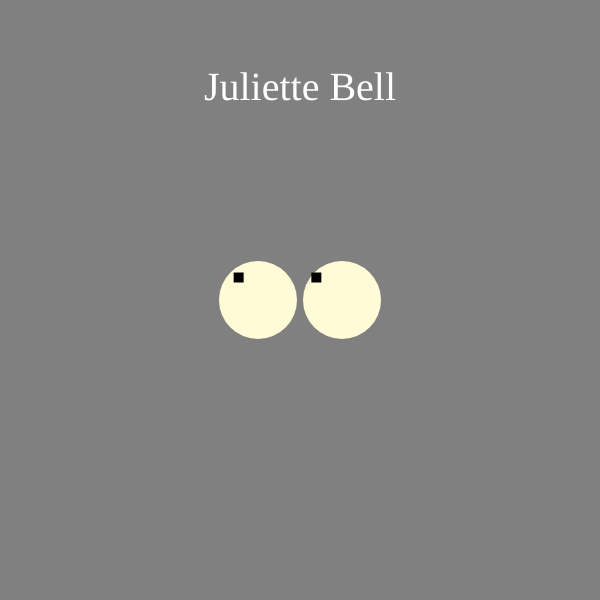
Frame 1 (no input)
Frame 60 (no input): identical to frame 1, image omitted
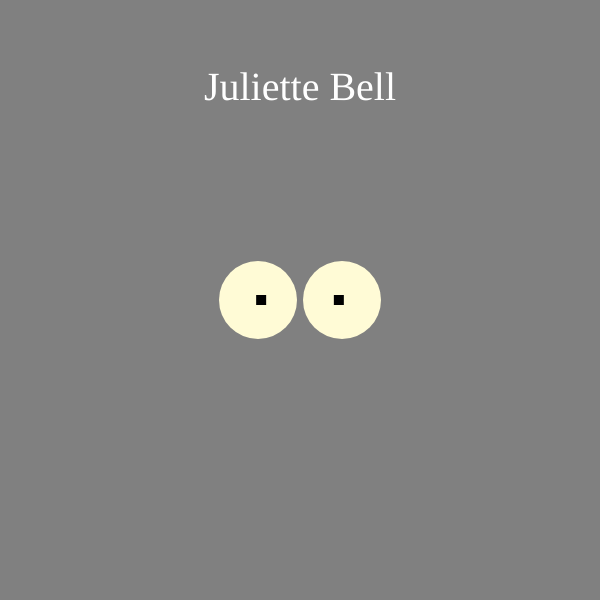
Frame 120 (the mouse pressed at the canvas centre since frame 60)

The p5.js sketch that drew these frames (run headless with seeded random() and noise() and a simulated clock; from frame 60 on, the mouse is pressed at the canvas centre):

// p5.js sketch
// ── sketch.js
// sketch.js
// Welcome-Sketch
// AME 230
//
// Don't worry about understanding the code in this welcome sketch.
// You only need to be able to open the project, and see it run.

function setup() {
  createCanvas(600, 600);

}

function draw() {
  background(128);
  
  //
  // Welcome text near the center,top of the canvas
  //
  noStroke();
  fill(255);
  textFont("Verdana");
  textSize(40);
  textAlign(CENTER);
  text("Juliette Bell", 300, 100);


  //
  // Silly eyes that follow the mouse
  // You aren't supposed to understand any of the code
  // in this project yet. This is just for fun!
  //

  // Eyes
  noStroke();
  fill(255,251,214);
  let eyeLeft = 300 - 42;
  let eyeRight = 300 + 42;
  let eyeY = 300;
  ellipse(eyeLeft,eyeY,78,78);
  ellipse(eyeRight,eyeY,78,78);

  // Pupils
  // Compute a vector from the eye to the mouse position.
  // Use the direction of that vector to offset the pupil.
  // The further the distance to the mouse position, the
  // greater the offset.
  let leftDx = mouseX - eyeLeft;
  let leftDy = mouseY - eyeY;
  let rightDx = mouseX - eyeRight;
  let rightDy = mouseY - eyeY;
  let eyeLeftMouseDistance = dist(mouseX, mouseY, eyeLeft, eyeY);
  let eyeRightMouseDistance = dist(mouseX, mouseY, eyeRight, eyeY);
  let leftMag = map(eyeLeftMouseDistance, 0, 400, 0, 30.0);
  let rightMag = map(eyeRightMouseDistance, 0, 400, 0, 30.0);
  let leftOffsetX = (leftDx / eyeLeftMouseDistance) * leftMag;
  let leftOffsetY = (leftDy / eyeLeftMouseDistance) * leftMag;
  let rightOffsetX = (rightDx / eyeRightMouseDistance) * rightMag;
  let rightOffsetY = (rightDy / eyeRightMouseDistance) * rightMag;

  rectMode(CENTER);
  fill(0);
  rect(eyeLeft + leftOffsetX,eyeY + leftOffsetY,10,10);
  rect(eyeRight + rightOffsetX,eyeY + rightOffsetY,10,10);
}
